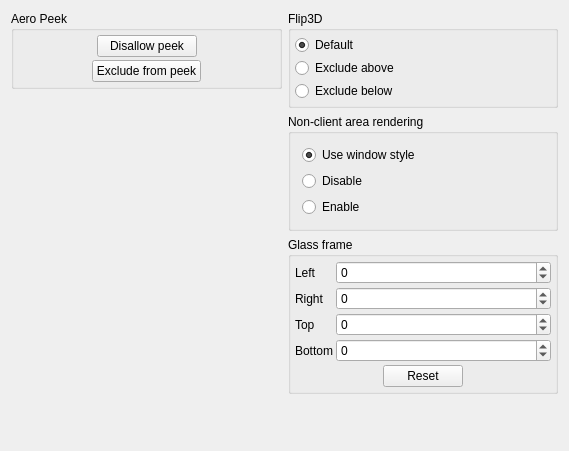
<?xml version="1.0" encoding="UTF-8"?>
<ui version="4.0">
 <class>TestWidget</class>
 <widget class="QWidget" name="TestWidget">
  <property name="geometry">
   <rect>
    <x>0</x>
    <y>0</y>
    <width>569</width>
    <height>451</height>
   </rect>
  </property>
  <property name="windowTitle">
   <string>QtWinExtras DWM Features</string>
  </property>
  <layout class="QHBoxLayout" name="horizontalLayout">
   <item>
    <layout class="QVBoxLayout" name="verticalLayout_2">
     <item>
      <widget class="QGroupBox" name="groupBox_2">
       <property name="minimumSize">
        <size>
         <width>150</width>
         <height>0</height>
        </size>
       </property>
       <property name="title">
        <string>Aero Peek</string>
       </property>
       <layout class="QVBoxLayout" name="verticalLayout_4">
        <property name="spacing">
         <number>3</number>
        </property>
        <property name="leftMargin">
         <number>4</number>
        </property>
        <property name="topMargin">
         <number>4</number>
        </property>
        <property name="rightMargin">
         <number>4</number>
        </property>
        <property name="bottomMargin">
         <number>4</number>
        </property>
        <item>
         <layout class="QHBoxLayout" name="horizontalLayout_7">
          <item>
           <spacer name="horizontalSpacer_11">
            <property name="orientation">
             <enum>Qt::Horizontal</enum>
            </property>
            <property name="sizeHint" stdset="0">
             <size>
              <width>40</width>
              <height>20</height>
             </size>
            </property>
           </spacer>
          </item>
          <item>
           <widget class="QPushButton" name="btnPeekDisallow">
            <property name="minimumSize">
             <size>
              <width>100</width>
              <height>0</height>
             </size>
            </property>
            <property name="text">
             <string>Disallow peek</string>
            </property>
            <property name="checkable">
             <bool>true</bool>
            </property>
           </widget>
          </item>
          <item>
           <spacer name="horizontalSpacer_12">
            <property name="orientation">
             <enum>Qt::Horizontal</enum>
            </property>
            <property name="sizeHint" stdset="0">
             <size>
              <width>40</width>
              <height>20</height>
             </size>
            </property>
           </spacer>
          </item>
         </layout>
        </item>
        <item>
         <layout class="QHBoxLayout" name="horizontalLayout_8">
          <item>
           <spacer name="horizontalSpacer_13">
            <property name="orientation">
             <enum>Qt::Horizontal</enum>
            </property>
            <property name="sizeHint" stdset="0">
             <size>
              <width>40</width>
              <height>20</height>
             </size>
            </property>
           </spacer>
          </item>
          <item>
           <widget class="QPushButton" name="btnPeekExclude">
            <property name="minimumSize">
             <size>
              <width>100</width>
              <height>0</height>
             </size>
            </property>
            <property name="text">
             <string>Exclude from peek</string>
            </property>
            <property name="checkable">
             <bool>true</bool>
            </property>
           </widget>
          </item>
          <item>
           <spacer name="horizontalSpacer_14">
            <property name="orientation">
             <enum>Qt::Horizontal</enum>
            </property>
            <property name="sizeHint" stdset="0">
             <size>
              <width>40</width>
              <height>20</height>
             </size>
            </property>
           </spacer>
          </item>
         </layout>
        </item>
       </layout>
      </widget>
     </item>
     <item>
      <spacer name="verticalSpacer_2">
       <property name="orientation">
        <enum>Qt::Vertical</enum>
       </property>
       <property name="sizeHint" stdset="0">
        <size>
         <width>20</width>
         <height>40</height>
        </size>
       </property>
      </spacer>
     </item>
    </layout>
   </item>
   <item>
    <layout class="QVBoxLayout" name="verticalLayout">
     <item>
      <widget class="QGroupBox" name="groupBox_4">
       <property name="title">
        <string>Flip3D</string>
       </property>
       <layout class="QVBoxLayout" name="verticalLayout_5">
        <property name="spacing">
         <number>3</number>
        </property>
        <property name="leftMargin">
         <number>4</number>
        </property>
        <property name="topMargin">
         <number>4</number>
        </property>
        <property name="rightMargin">
         <number>4</number>
        </property>
        <property name="bottomMargin">
         <number>4</number>
        </property>
        <item>
         <widget class="QRadioButton" name="radioFlipDefault">
          <property name="text">
           <string>Default</string>
          </property>
          <property name="checked">
           <bool>true</bool>
          </property>
         </widget>
        </item>
        <item>
         <widget class="QRadioButton" name="radioFlipAbove">
          <property name="text">
           <string>Exclude above</string>
          </property>
         </widget>
        </item>
        <item>
         <widget class="QRadioButton" name="radioFlipBelow">
          <property name="text">
           <string>Exclude below</string>
          </property>
         </widget>
        </item>
       </layout>
      </widget>
     </item>
     <item>
      <widget class="QGroupBox" name="groupBox">
       <property name="title">
        <string>Non-client area rendering</string>
       </property>
       <layout class="QVBoxLayout" name="verticalLayout_3">
        <item>
         <widget class="QRadioButton" name="radioNcrpUseWindowStyle">
          <property name="text">
           <string>Use window style</string>
          </property>
          <property name="checked">
           <bool>true</bool>
          </property>
         </widget>
        </item>
        <item>
         <widget class="QRadioButton" name="radioNcrpDisable">
          <property name="text">
           <string>Disable</string>
          </property>
         </widget>
        </item>
        <item>
         <widget class="QRadioButton" name="radioNcrpEnable">
          <property name="text">
           <string>Enable</string>
          </property>
         </widget>
        </item>
       </layout>
      </widget>
     </item>
     <item>
      <widget class="QGroupBox" name="groupBox_3">
       <property name="title">
        <string>Glass frame</string>
       </property>
       <layout class="QFormLayout" name="formLayout_2">
        <property name="horizontalSpacing">
         <number>3</number>
        </property>
        <property name="verticalSpacing">
         <number>3</number>
        </property>
        <property name="leftMargin">
         <number>4</number>
        </property>
        <property name="topMargin">
         <number>4</number>
        </property>
        <property name="rightMargin">
         <number>4</number>
        </property>
        <property name="bottomMargin">
         <number>4</number>
        </property>
        <item row="0" column="0">
         <widget class="QLabel" name="label_5">
          <property name="text">
           <string>Left</string>
          </property>
         </widget>
        </item>
        <item row="1" column="0">
         <widget class="QLabel" name="label_6">
          <property name="text">
           <string>Right</string>
          </property>
         </widget>
        </item>
        <item row="2" column="0">
         <widget class="QLabel" name="label_7">
          <property name="text">
           <string>Top</string>
          </property>
         </widget>
        </item>
        <item row="3" column="0">
         <widget class="QLabel" name="label_8">
          <property name="text">
           <string>Bottom</string>
          </property>
         </widget>
        </item>
        <item row="4" column="0" colspan="2">
         <layout class="QHBoxLayout" name="horizontalLayout_4">
          <item>
           <spacer name="horizontalSpacer_5">
            <property name="orientation">
             <enum>Qt::Horizontal</enum>
            </property>
            <property name="sizeHint" stdset="0">
             <size>
              <width>40</width>
              <height>20</height>
             </size>
            </property>
           </spacer>
          </item>
          <item>
           <widget class="QPushButton" name="btnFrameReset">
            <property name="text">
             <string>Reset</string>
            </property>
           </widget>
          </item>
          <item>
           <spacer name="horizontalSpacer_6">
            <property name="orientation">
             <enum>Qt::Horizontal</enum>
            </property>
            <property name="sizeHint" stdset="0">
             <size>
              <width>40</width>
              <height>20</height>
             </size>
            </property>
           </spacer>
          </item>
         </layout>
        </item>
        <item row="0" column="1">
         <widget class="QSpinBox" name="frameLeft">
          <property name="minimum">
           <number>-1</number>
          </property>
         </widget>
        </item>
        <item row="1" column="1">
         <widget class="QSpinBox" name="frameRight">
          <property name="minimum">
           <number>-1</number>
          </property>
         </widget>
        </item>
        <item row="2" column="1">
         <widget class="QSpinBox" name="frameTop">
          <property name="minimum">
           <number>-1</number>
          </property>
         </widget>
        </item>
        <item row="3" column="1">
         <widget class="QSpinBox" name="frameBottom">
          <property name="minimum">
           <number>-1</number>
          </property>
         </widget>
        </item>
       </layout>
      </widget>
     </item>
     <item>
      <spacer name="verticalSpacer">
       <property name="orientation">
        <enum>Qt::Vertical</enum>
       </property>
       <property name="sizeHint" stdset="0">
        <size>
         <width>20</width>
         <height>40</height>
        </size>
       </property>
      </spacer>
     </item>
    </layout>
   </item>
  </layout>
 </widget>
 <layoutdefault spacing="6" margin="11"/>
 <resources/>
 <connections/>
</ui>
